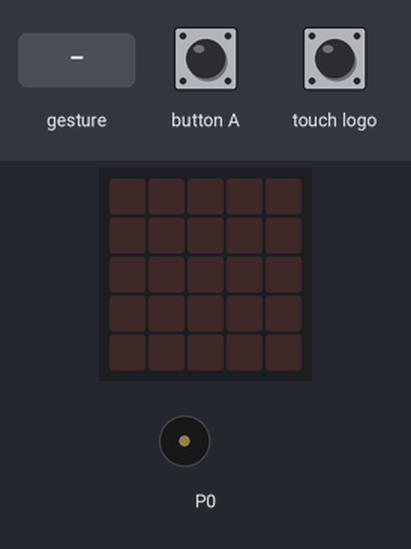
Recording of a program running on a simulated BBC micro:bit (MakeCode). On the bench: the board's 5×5 LED display, buzzer (waves = sounding). The inputs (shaded band) are chosen by the test bench. A tilt is held for 1.5 s and a shake lasts 1 s, then the board lies face up again.

Above: at 1.2 s.
1.3 s: button A pressed for 0.15 s
At 2.2 s:
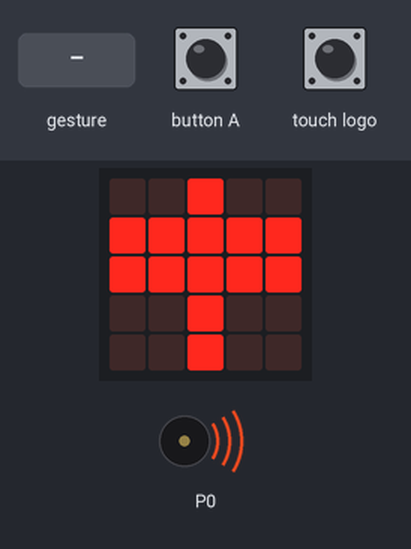
4.3 s: touch logo pressed for 0.15 s
At 5.2 s:
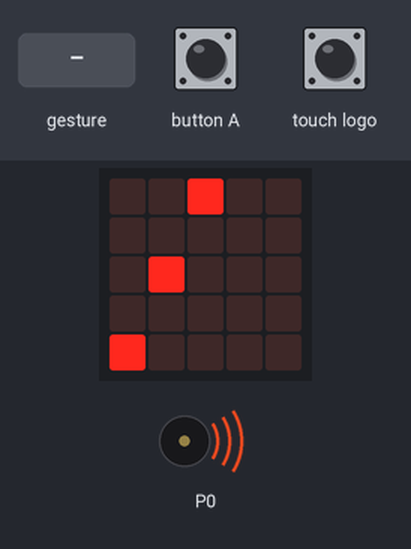
7.3 s: gesture 'shake'
At 8.15 s:
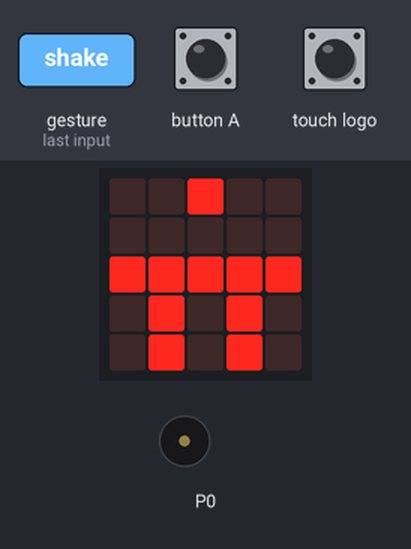
Timing chart, 0 to 16.3 s (numbered marks = the images above; inputs shaded):
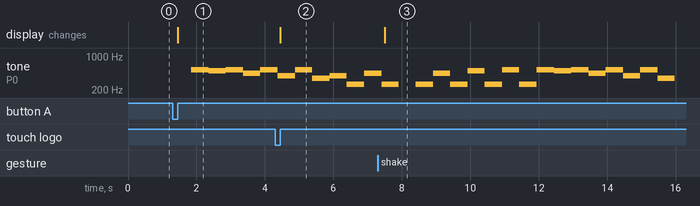

Measured:
- after the input at 1.3 s, tone on P0: plays 523 Hz for 0.51 s, 494 Hz for 0.51 s, 523 Hz for 0.51 s, 440 Hz for 0.51 s, 523 Hz for 0.43 s, starting after 0.55 s; the display: changes after 0.15 s (image 1)
- after the input at 4.3 s, the display: changes after 0.15 s (image 2)
- after the input at 7.3 s, the display: changes after 0.20 s (image 3)

The program:

main.ts
```typescript
input.onLogoEvent(TouchButtonEvent.Pressed, function () {
    basic.showLeds(`
        . . # . .
        . . . . .
        . # . . .
        . . . . .
        # . . . .
        `)
})
input.onButtonPressed(Button.A, function () {
    basic.showLeds(`
        . . # . .
        # # # # #
        # # # # #
        . . # . .
        . . # . .
        `)
    music.playMelody("C5 B C5 A C5 G C5 F ", 120)
    music.playMelody("G C A C B C C5 C ", 120)
    music.playMelody("C5 A F D C5 A F D ", 120)
    music.playMelody("B D F E G D A C5 ", 120)
})
input.onGesture(Gesture.Shake, function () {
    basic.showLeds(`
        . . # . .
        . . . . .
        # # # # #
        . # . # .
        . # . # .
        `)
    music.playMelody("A G F E A A A B ", 120)
    music.playMelody("B A B G B F B E ", 120)
    music.playMelody("G C A C B C C5 C ", 120)
    music.playMelody("C5 B C5 A C5 G C5 F ", 120)
})
```

test.ts
```typescript
// 在此处测试；当此软件包作为插件使用时，将不会编译此软件包。
```
